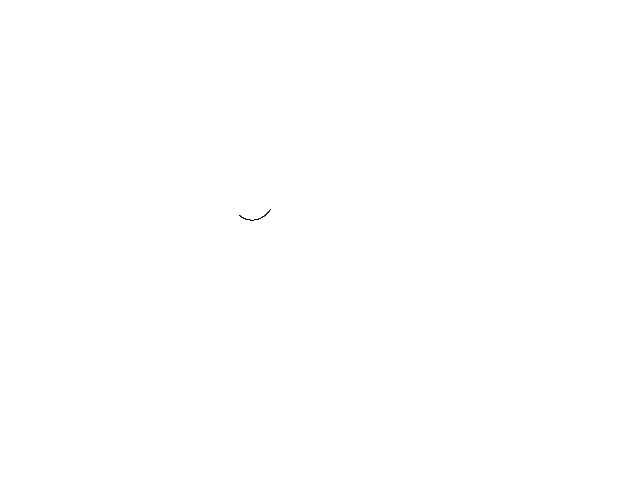
Frame 1 (no input)
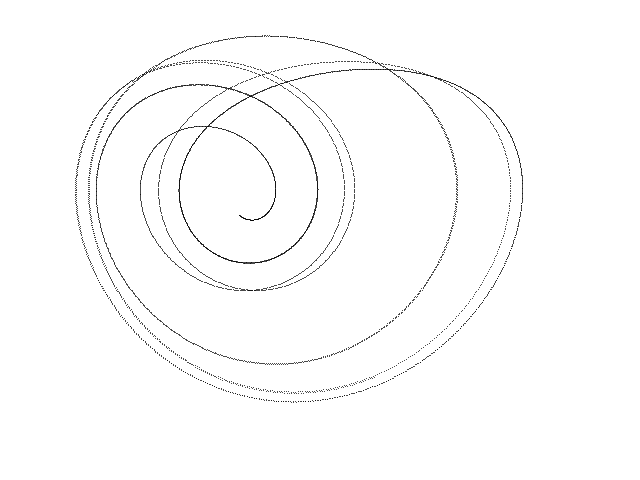
Frame 60 (the mouse pressed at the canvas centre just before this capture)
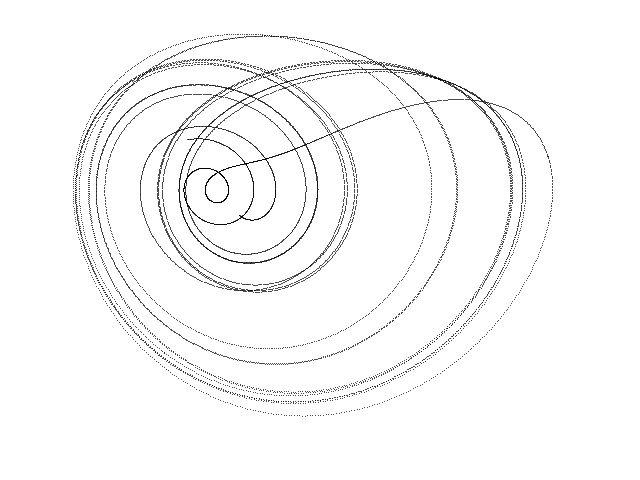
Frame 120 (the mouse held since frame 60 and released just before this capture)

The Processing sketch that drew these frames (run headless with seeded random() and noise(); from frame 60 on, the mouse is pressed at the canvas centre):

// Processing sketch: Genesio_Tesi
// ── Genesio_Tesi.pde
// Genesio-Tesi chaotic attractor //

  float x = 0.1;
  float y = 0.1;
  float z = 0.1;
  float dt = 0.01;
  float a = 0.44;
  float b = 1.1;
  float c = 1.0;


void setup() {
  
  size(640, 480);
  background(255);
  
}

void draw() {
  
  for (int i=0; i<100; i++) {
    
    float nx = x;
    float ny = y;
    float nz = z;
        
    x = nx + dt * (ny);
    y = ny + dt * (nz);
    z = nz + dt * (- c * nx - b * ny - a * nz + pow(nx, 2.0)); 
  
    point(210 + (290 * x), 190 + (250 * y));
        
  }

}
